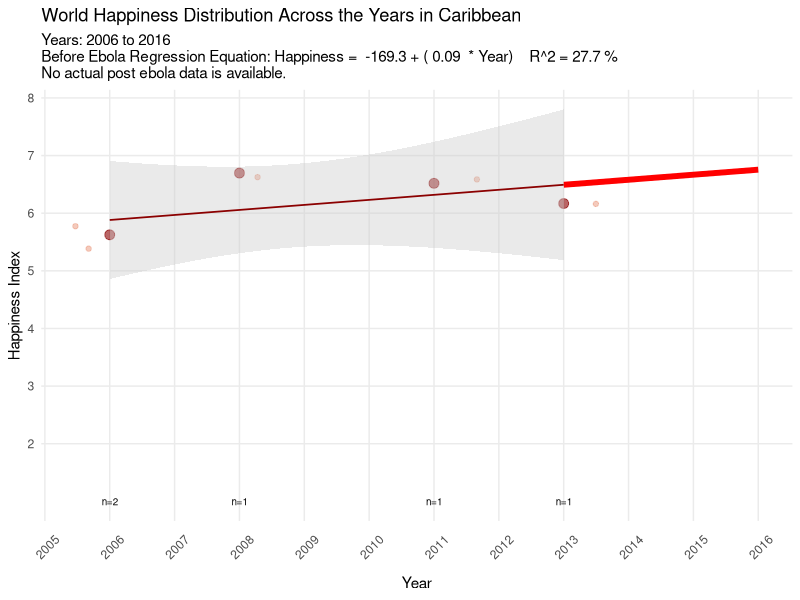
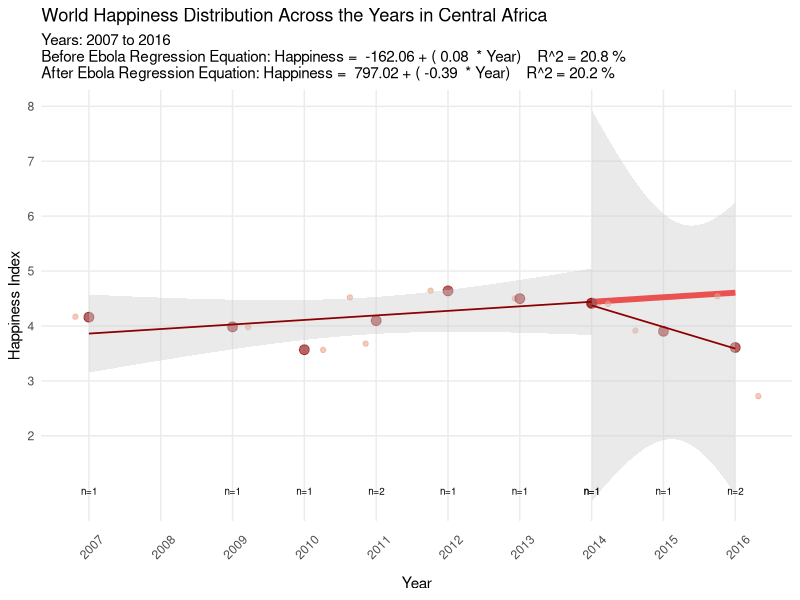
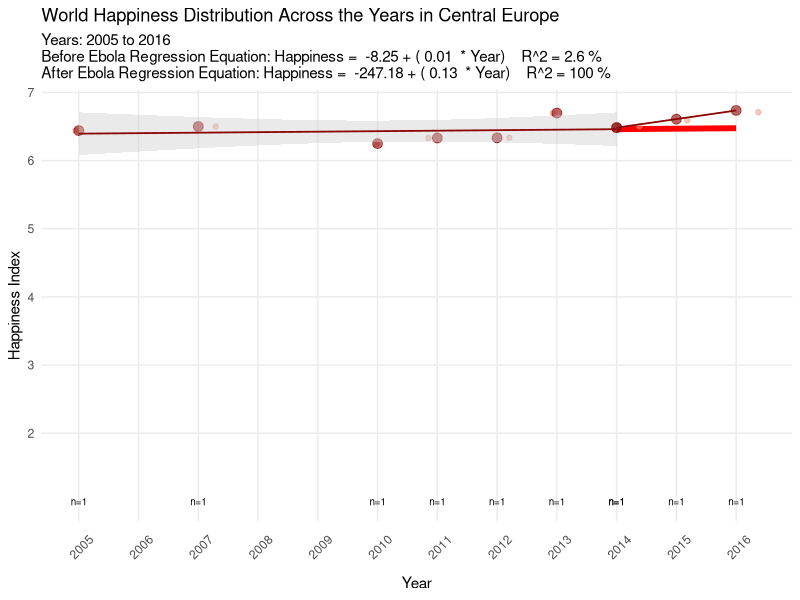
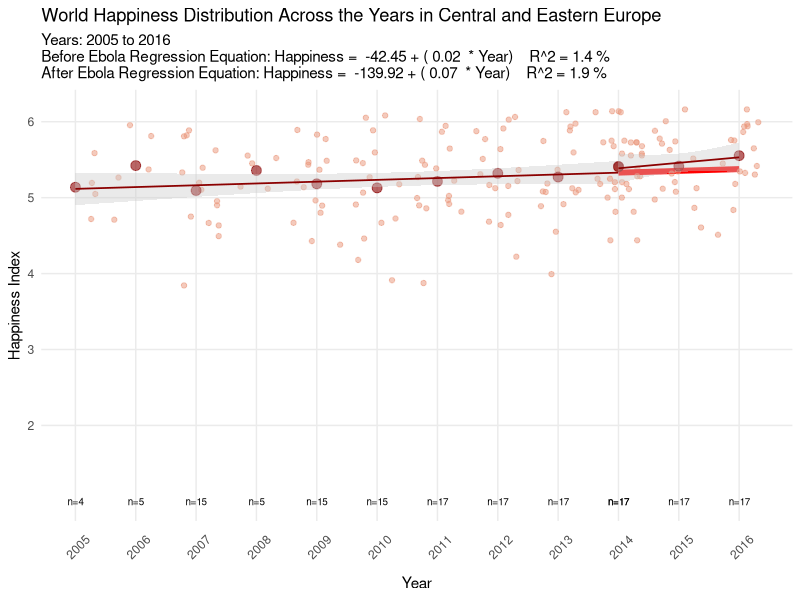
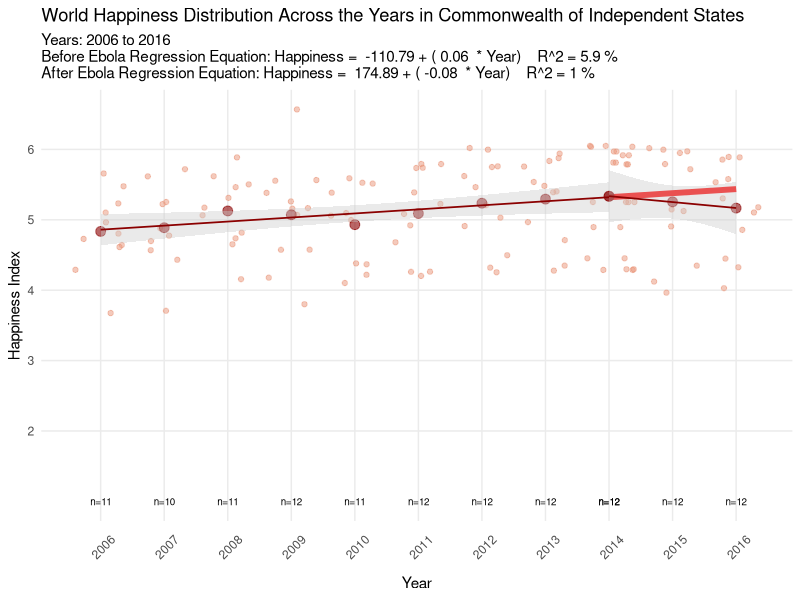
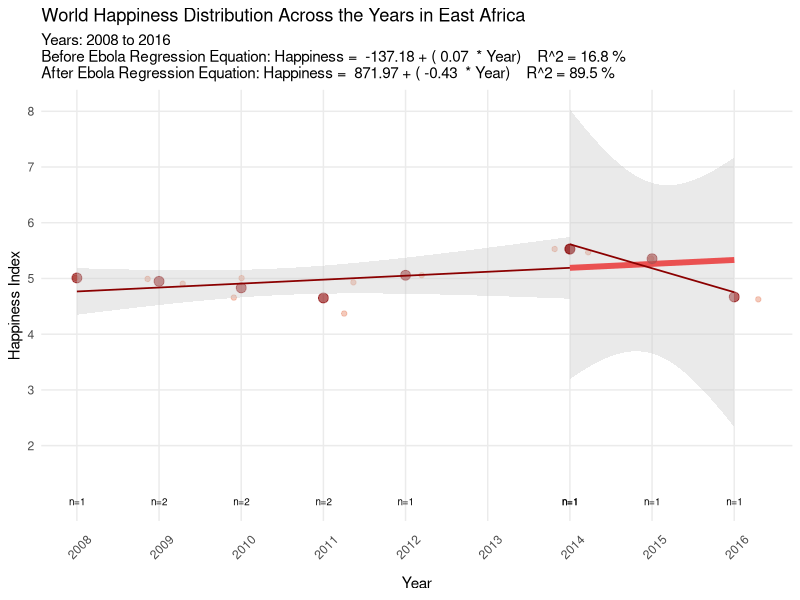
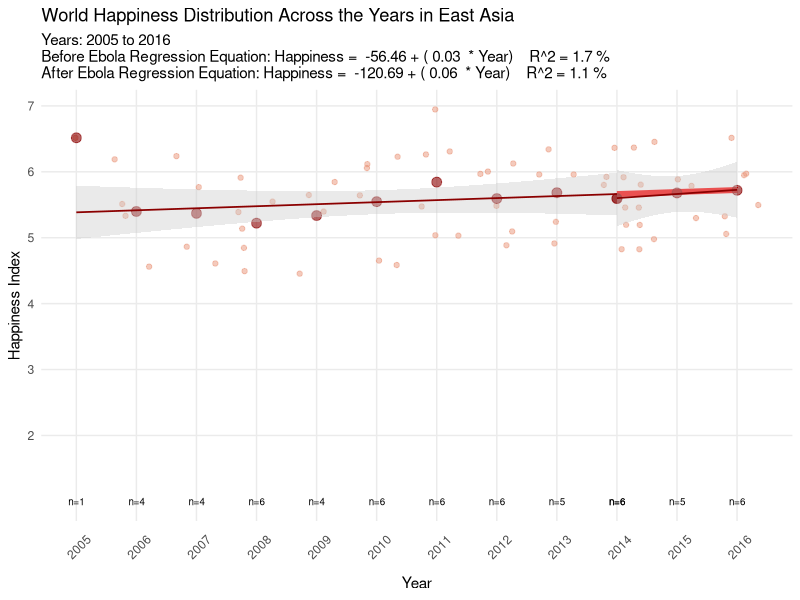
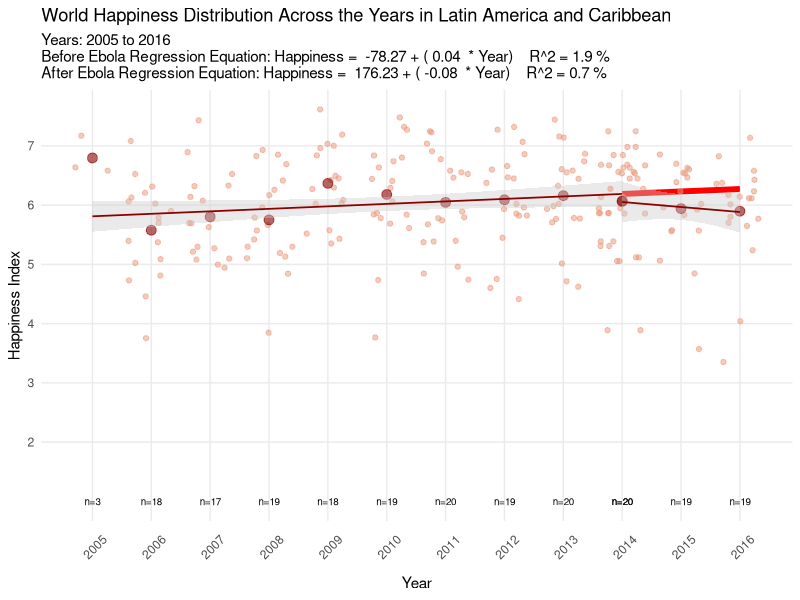

Write the R code that produced these figures, in order.
## ---- chunk 1
library(dplyr)
library(ggplot2)
library(viridis)
## ---- chunk 2
df <- read.csv("../../DataAnalysis/DataFramesCreated/whi.df.clean.csv")
## ---- chunk 3
linear_regression <- function(x, y, data) {
  formula <- as.formula(paste(y, "~", x))

  regression <- lm(formula, data = data)

  intercept <- coef(regression)[1]
  slope <- coef(regression)[2]
  r_squared_percentage <- round(summary(regression)$r.squared * 100, 1)
  
  return(list(intercept=intercept, 
              slope=slope, 
              r_squared_percentage=r_squared_percentage))
}
## ---- chunk 4
# only have data for one year, can't make a regression line off of that
df <- df %>%
  filter(!Regional.Indicator %in% c("South America", "Anglophone Caribbean", "Central America"))

region.mean.by.year <- df %>%
  group_by(Regional.Indicator, Year) %>%
  summarise(n = n(), Life.Ladder = mean(Life.Ladder, na.rm = TRUE))

predict <- function(equation, df1){
  # before covid
  before_covid1 <- filter(df1, Year < 2021)
  
  # predicted happiness
  years <- seq(min(2014, max(before_covid1$Year)), 2016, 1)

  n <- length(years)
  happiness.index <- numeric(n)
  for (i in 1:n){
    happiness <- equation$intercept + equation$slope * years[i]
    happiness.index[i] <- happiness
  }
  
  predicted.happiness.df <- data.frame(Year = years, Life.Ladder = happiness.index)
  
  return(predicted.happiness.df)
}

plot <- function(df1, df2){
  before_ebola1 <- filter(df1, Year < 2015)
  before_ebola2 <- filter(df2, Year < 2015)

  equation <- linear_regression("Year", "Life.Ladder", before_ebola1)

  predicted.happiness.df <- predict(equation, before_ebola1)
  
  subtitle_before <- paste("Years:", min(df1$Year), "to", 2016, "\nBefore Ebola Regression Equation: Happiness = ", round(equation$intercept, 2), '+ (', round(equation$slope, 2), " * Year)", "   R^2 =", equation$r_squared_percentage, "%")
  
  result <- 
    ggplot(before_ebola1, aes(x = Year, y = Life.Ladder)) +
    geom_point(alpha = 0.5, position = "jitter", color="darksalmon") +
    geom_line(data=predicted.happiness.df, color="red", size=2) +
    geom_point(data = before_ebola2, size = 3, color="darkred", alpha=0.6) +
    geom_smooth(method='lm', color = "darkred", fill="gray80", se = TRUE, size=0.6) +
    geom_text(data = before_ebola2, aes(label = paste0("n=", n), y = 1, color = NULL), size = 2.5) +
    labs(title=paste("World Happiness Distribution Across the Years in", unique(df1$Regional.Indicator)), 
      subtitle=subtitle_before, 
      x="\nYear", 
      y="Happiness Index") +
    theme_minimal() +
    scale_x_continuous(breaks = seq(min(df$Year), max(df$Year), 1)) +
    scale_y_continuous(breaks = seq(2, 9, 1)) +
    theme(axis.text.x = element_text(angle = 45, hjust = 0.2, vjust = 0),
          legend.position = "none",
          panel.grid.minor = element_blank())
  
  after_ebola1 <- filter(df1, Year > 2013 & Year < 2017)
  after_ebola2 <- filter(df2, Year > 2013 & Year < 2017)
  
  if (nrow(after_ebola1) > 1){
    after_equation <- linear_regression("Year", "Life.Ladder", after_ebola1)
    
      subtitle_after <- paste("After Ebola Regression Equation: Happiness = ", round(after_equation$intercept, 2), '+ (', round(after_equation$slope, 2), " * Year)", "   R^2 =", after_equation$r_squared_percentage, "%")

    result <- result +
        geom_point(data = after_ebola1, alpha = 0.5, position = "jitter", color="darksalmon") +
        geom_point(data = after_ebola2, size = 3, color="darkred", alpha=0.6) + 
        geom_smooth(data = after_ebola1, method='lm', color = "darkred", fill="gray80", se = TRUE, size=0.6) +
        geom_text(data = after_ebola2, aes(label = paste0("n=", n), y = 1, color = NULL), size = 2.5)
        
    result <- result +
    labs(subtitle=paste0(subtitle_before, "\n", subtitle_after))
  } else {
    subtitle_after <- paste("No actual post ebola data is available.")
    result <- result +
    labs(subtitle=paste0(subtitle_before, "\n", subtitle_after))
  }
  
  print(result)
}

regions <- unique(region.mean.by.year$Regional.Indicator)

for (region in regions) {
  
  df1 <- filter(df, Regional.Indicator == {{ region }})
  df2 <- filter(region.mean.by.year, Regional.Indicator == {{ region }})

  plot(df1, df2)
}
